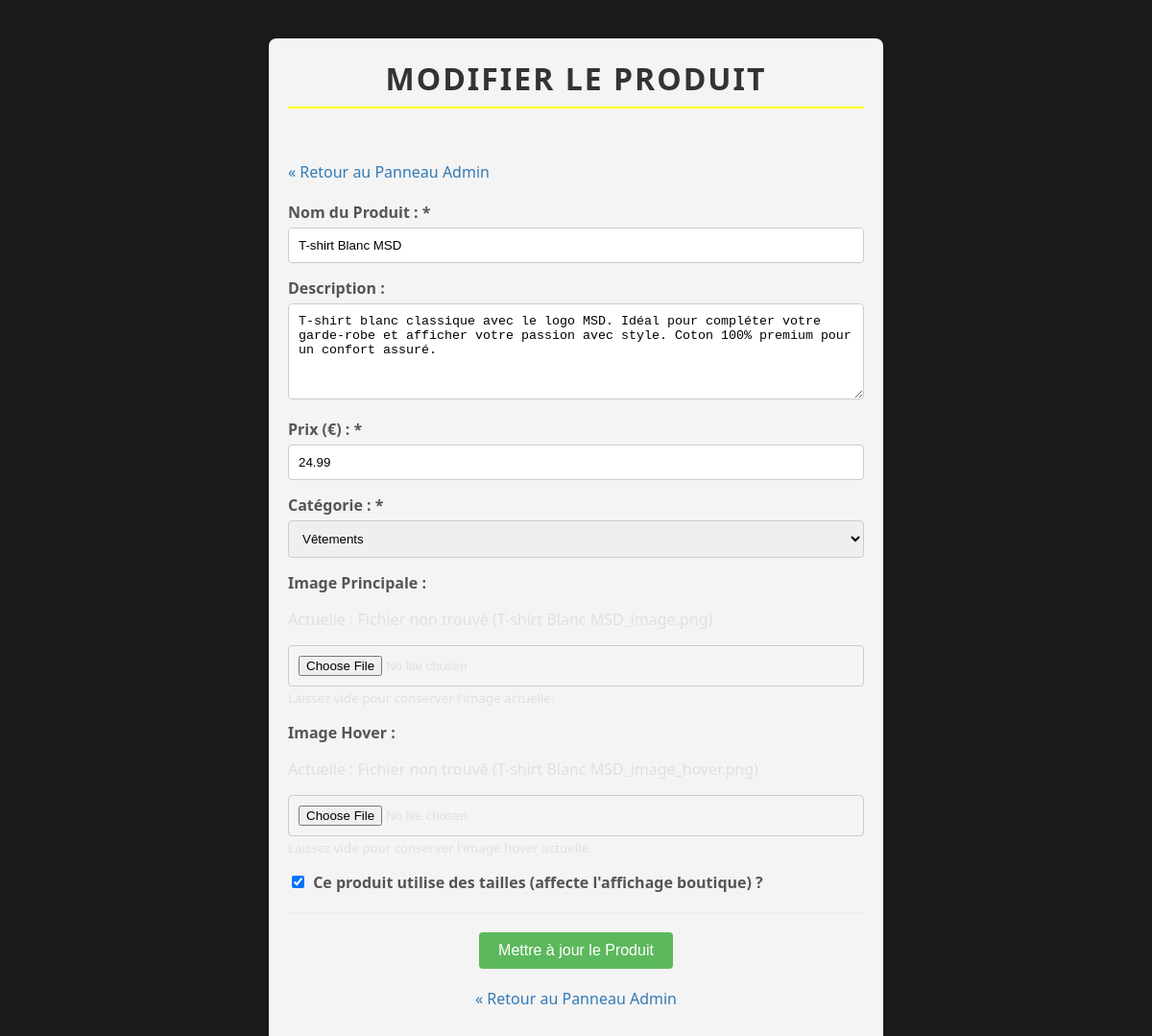
The app's page /pages/edit_product.php?id=12 (signed in) with its own data.
### tables this page shows
CREATE TABLE `produits` (
  `id` int(11) NOT NULL,
  `nom` varchar(150) NOT NULL,
  `description` text,
  `prix` decimal(10,2) NOT NULL,
  `image` varchar(255) DEFAULT NULL,
  `image_hover` varchar(255) DEFAULT NULL,
  `categorie_id` int(11) NOT NULL,
  `a_des_tailles` tinyint(1) DEFAULT '0'
);

CREATE TABLE `categories_produits` (
  `id` int(11) NOT NULL,
  `nom` varchar(100) NOT NULL
);

### pages/edit_product.php (the view, shortened to what this page needs)
<?php
require_once '../traitements/db.php';
$error_message = '';
$product = null;
$categories = [];
$product_id = filter_input(INPUT_GET, 'id', FILTER_VALIDATE_INT);
try {
    $stmt_product = $conn->prepare("SELECT * FROM produits WHERE id = :id");
    $stmt_product->bindParam(':id', $product_id, PDO::PARAM_INT);
    $stmt_product->execute();
    $product = $stmt_product->fetch(PDO::FETCH_ASSOC);
    $stmt_categories = $conn->query("SELECT id, nom FROM categories_produits ORDER BY nom");
    $categories = $stmt_categories->fetchAll(PDO::FETCH_ASSOC);
} catch (\PDOException $e) {
    $error_message = "Erreur lors de la récupération des données. Impossible d'afficher le formulaire.";
    $product = null;
}
?>
<!DOCTYPE html>
<html lang="fr">
<head>
    <link rel="stylesheet" href="../style/admin.css">
</head>
<body>
    <div class="form-container">
        <h1>Modifier le Produit</h1>
        <a href="admin.php#stock" class="link-back">« Retour au Panneau Admin</a>
        <?php if ($product): ?>
            <form action="edit_product.php?id=<?php echo htmlspecialchars($product_id); ?>" method="POST" enctype="multipart/form-data">
                <div class="form-group">
                    <label for="nom">Nom du Produit : *</label>
                    <input type="text" name="nom" id="nom" value="<?php echo htmlspecialchars($product['nom'] ?? ''); ?>" required>
                </div>
                <div class="form-group">
                    <label for="description">Description :</label>
                    <textarea name="description" id="description"><?php echo htmlspecialchars($product['description'] ?? ''); ?></textarea>
                </div>
                <div class="form-group">
                    <label for="prix">Prix (€) : *</label>
                    <input type="number" name="prix" id="prix" value="<?php echo htmlspecialchars($product['prix'] ?? ''); ?>" step="0.01" min="0" required>
                </div>
                <div class="form-group">
                    <label for="categorie_id">Catégorie : *</label>
                    <select name="categorie_id" id="categorie_id" required>
                        <?php foreach ($categories as $category): ?>
                            <option value="<?php echo htmlspecialchars($category['id']); ?>"
                                <?php echo (isset($product['categorie_id']) && $product['categorie_id'] == $category['id']) ? 'selected' : ''; ?>>
                                <?php echo htmlspecialchars($category['nom']); ?>
                            </option>
                        <?php endforeach; ?>
                    </select>
                </div>
                <div class="form-group">
                    <label for="image">Image Principale :</label>
                    <?php if (!empty($product['image']) && file_exists('../media/products/' . $product['image'])): ?>
                         <p>Actuelle : <img src="../media/products/<?php echo htmlspecialchars($product['image']); ?>" alt="Image actuelle" class="current-image"></p>
                    <?php elseif (!empty($product['image'])): ?>
                         <p>Actuelle : Fichier non trouvé (<?php echo htmlspecialchars($product['image']); ?>)</p>
                    <?php else: ?>
                         <p>Actuelle : Aucune image</p>
                    <?php endif; ?>
                    <input type="file" name="image" id="image" accept="image/png, image/jpeg, image/gif, image/webp">
                    <small>Laissez vide pour conserver l'image actuelle.</small>
                </div>
                 <div class="form-group">
                    <label for="image_hover">Image Hover :</label>
                     <?php if (!empty($product['image_hover']) && file_exists('../media/products/' . $product['image_hover'])): ?>
                         <p>Actuelle : <img src="../media/products/<?php echo htmlspecialchars($product['image_hover']); ?>" alt="Image hover actuelle" class="current-image"></p>
                    <?php elseif (!empty($product['image_hover'])): ?>
                         <p>Actuelle : Fichier non trouvé (<?php echo htmlspecialchars($product['image_hover']); ?>)</p>
                    <?php else: ?>
                         <p>Actuelle : Aucune image hover</p>
                    <?php endif; ?>
                    <input type="file" name="image_hover" id="image_hover" accept="image/png, image/jpeg, image/gif, image/webp">
                     <small>Laissez vide pour conserver l'image hover actuelle.</small>
                </div>
                 <div class="form-group">
                    <label for="a_des_tailles">
                        <input type="checkbox" name="a_des_tailles" id="a_des_tailles" value="1"
                            <?php echo (isset($product['a_des_tailles']) && $product['a_des_tailles'] == 1) ? 'checked' : ''; ?>>
                        Ce produit utilise des tailles (affecte l'affichage boutique) ?
                    </label>
                </div>
                <div class="form-actions">
                    <button type="submit">Mettre à jour le Produit</button>
                </div>
            </form>
        <?php elseif (empty($error_message)): ?>
            <p class="message error">Le produit demandé n'a pas été trouvé.</p>
        <?php endif; ?>
         <a href="admin.php#stock" class="link-back" style="display: block; text-align: center; margin-top: 20px;">« Retour au Panneau Admin</a>
    </div>
</body>
</html>

### style/admin.css (style rules this page uses)
body { font-family: "Segoe UI", Tahoma, Geneva, Verdana, sans-serif; margin: 0; padding: 20px; background-color: #1a1a1a; color: #e0e0e0; }
h1, h2 { color: #ffffff; border-bottom: 2px solid yellow; padding-bottom: 8px; margin-top: 0; margin-bottom: 20px; }
h1 { text-align: center; text-transform: uppercase; letter-spacing: 2px; margin-bottom: 40px; }
.form-container { max-width: 800px; margin: 20px auto; padding: 20px; background: #f4f4f4; border-radius: 8px; }
.form-container h1 { text-align: center; color: #333; }
.form-group { margin-bottom: 15px; }
.form-group label { display: block; margin-bottom: 5px; color: #555; font-weight: bold; }
.form-group input[type="text"], .form-group input[type="number"], .form-group input[type="file"], .form-group textarea, .form-group select { width: 100%; padding: 10px; border: 1px solid #ccc; border-radius: 4px; box-sizing: border-box; }
.form-group textarea { min-height: 100px; resize: vertical; }
.form-group input[type="checkbox"] { width: auto; margin-right: 5px; }
.form-actions { text-align: center; padding-top: 20px; border-top: 1px solid #eee; margin-top: 20px; }
.form-actions button { padding: 12px 25px; background-color: #337ab7; color: white; border: none; border-radius: 4px; cursor: pointer; font-size: 1.1em; }
.link-back { display: inline-block; margin-bottom: 20px; color: #337ab7; text-decoration: none; }
.form-container { max-width: 600px; margin: 20px auto; padding: 20px; background: #f4f4f4; border-radius: 8px; }
.form-group label { display: block; margin-bottom: 5px; color: #555; }
.form-group select, .form-group input[type="number"] { width: 100%; padding: 10px; border: 1px solid #ccc; border-radius: 4px; box-sizing: border-box; }
.form-actions { text-align: center; }
.form-actions button { padding: 10px 20px; background-color: #5cb85c; color: white; border: none; border-radius: 4px; cursor: pointer; font-size: 1em; }
.link-back { display: inline-block; margin-top: 15px; color: #337ab7; text-decoration: none; }

### records on screen
produits: nom "T-shirt Blanc MSD", description "T-shirt blanc classique avec le logo MSD. Idéal pour compléter votre garde-robe et afficher votre passion avec style. Coton 100% premium pour un confort assuré.", prix "24.99", categorie_id "Vêtements", image "T-shirt Blanc MSD_image.png", image_hover "T-shirt Blanc MSD_image_hover.png", a_des_tailles "☑"
